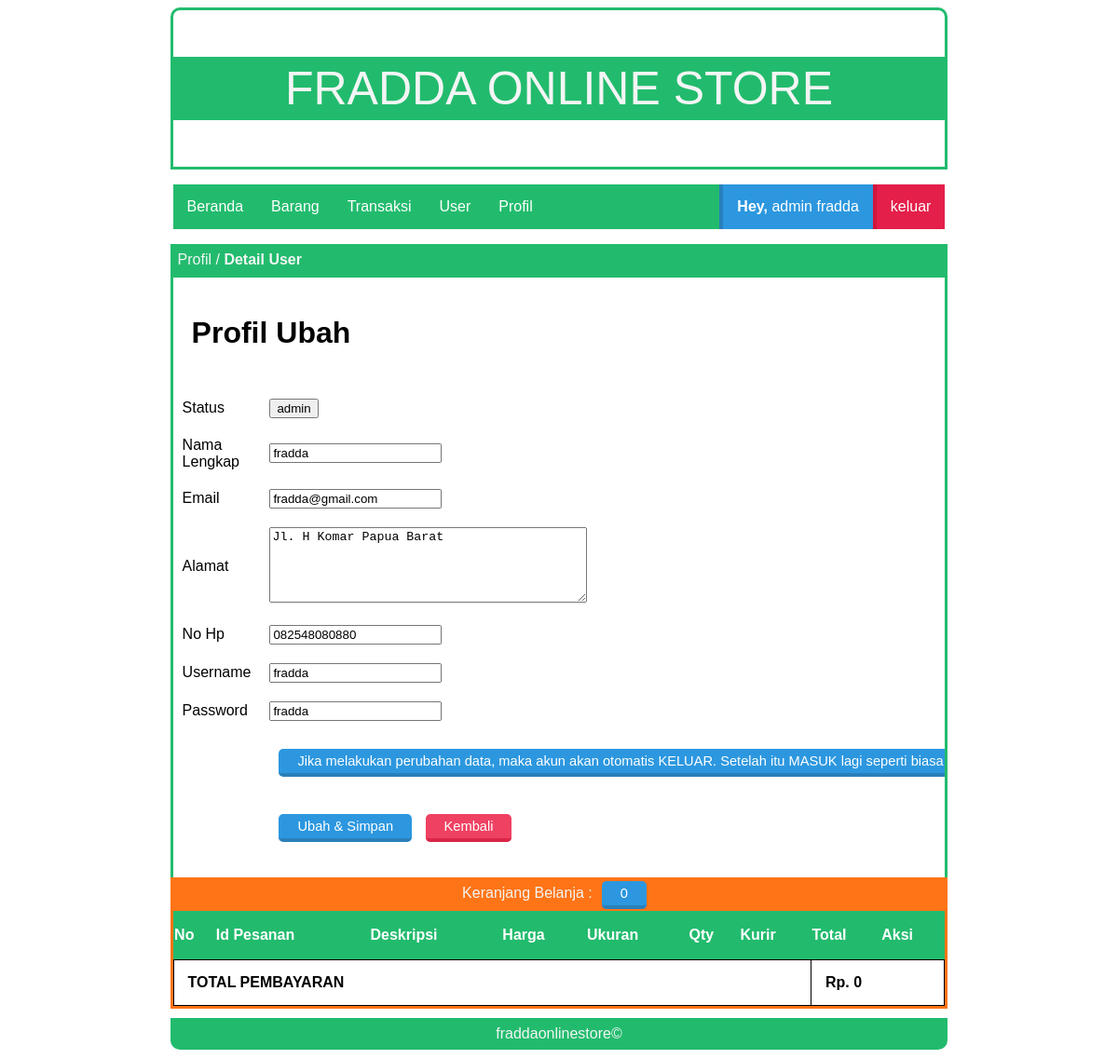
The page /fraddaonlinestore/index.php?page=profilad_ubah (signed in) on the database its author committed.
### tables this page shows
CREATE TABLE `tbl_users` (
  `id_user` int(100) NOT NULL,
  `nama_lengkap` varchar(30) NOT NULL,
  `email` varchar(30) NOT NULL,
  `username` varchar(6) NOT NULL,
  `password` varchar(6) NOT NULL,
  `alamat` varchar(50) NOT NULL,
  `no_hp` text NOT NULL,
  `title` varchar(10) NOT NULL
);

### fraddaonlinestore/page/admin/profil/profil_ubah.php (the view, shortened to what this page needs)
<div class="box-title">
    <p>Profil / <b>Detail User</b></p>
</div>
<div id="box">
  <h1>Profil Ubah</h1>
  <?php
  include 'lib/koneksi.php';
  $user = $_SESSION['username'];
  $ambiluser = $conn->prepare("SELECT * FROM tbl_users WHERE username =:user");
  $ambiluser->bindparam(':user', $user);
  $ambiluser->execute();
  $data = $ambiluser->fetch(PDO::FETCH_OBJ);
   ?>
  <form name="ubah" action="?page=profilad_ubahpro" method="post" enctype="multipart/form-data">
  <table class="article">
    <tr>
      <td>Status</td>
      <td>
        <input type="button" value="<?php echo $data->title; ?>">
      </td>
    </tr>
    <tr>
      <td>Nama Lengkap</td>
      <td>
        <input type="text" name="nama_lengkap" value="<?php echo $data->nama_lengkap; ?>" required>
      </td>
    </tr>
    <tr>
      <td>Email</td>
      <td>
        <input type="text" name="email" value="<?php echo $data->email; ?>" required>
      </td>
    </tr>
    <tr>
      <td>Alamat</td>
      <td>
        <textarea name="alamat" rows="5" cols="40" required><?php echo $data->alamat; ?></textarea>
      </td>
    </tr>
    <tr>
      <td>No Hp</td>
      <td>
        <input type="text" name="no_hp" value="<?php echo $data->no_hp; ?>" required>
      </td>
    </tr>
    <tr>
      <td>Username</td>
      <td>
        <input type="text" name="username" maxlength="6" value="<?php echo $data->username; ?>" required>
      </td>
    </tr>
    <tr>
      <td>Password</td>
      <td>
        <input type="text" name="password" maxlength="6" value="<?php echo $data->password; ?>" required>
      </td>
    </tr>
    <tr>
      <td></td>
      <td>
        <input class="tombol-biru" type="button" value="Jika melakukan perubahan data, maka akun akan otomatis KELUAR. Setelah itu MASUK lagi seperti biasa">
      </td>
    </tr>
    <tr>
      <td></td>
      <td>
        <input class="tombol-biru" type="submit" name="ubah" value="Ubah & Simpan">
        <a class="tombol-merah" href="?page=profilad">Kembali</a>
      </td>
    </tr>
  </table>
  </form>
  <br>
</div>

### fraddaonlinestore/style.css (style rules this page uses)
.box-title { background: #22bb6d; width: 70%; height: 30px; margin: auto; border: 3px solid #22bb6d; }
.box-title p { color: #f3f5f4; margin: 5px 5px; font-family: sans-serif; }
#box { border-bottom: 0px; border-left: 3px solid #22bb6d; border-right: 3px solid #22bb6d; width: 70%; margin: auto; min-height: 200px; overflow: hidden; }
table.article { border-collapse: collapse; border: 0px; width: 100%; }
.article td { border: 0px; padding: 10px; }
#box p,h1,h2,table,tr,td,img { font-family: sans-serif; padding: 20px; text-align: justify; }
.tombol-biru { background:#2C97DF; color:white; border-top:0; border-left:0; border-right:0; border-bottom:4px solid #2A80B9; border-radius: 5px; padding:5px 20px; text-decoration:none; font-family:sans-serif; font-size:11pt; margin:10px; }
.tombol-merah { background:#ef4162; color:white; border-top:0; border-left:0; border-right:0; border-bottom:4px solid #da2648; border-radius: 5px; padding:5px 20px; text-decoration:none; font-family:sans-serif; font-size:11pt; }

### rows shown on the page
tbl_users: title "admin", nama_lengkap "fradda", email "fradda@gmail.com", alamat "Jl. H Komar Papua Barat", no_hp "082548080880", username "fradda", password "fradda"

### other values the page prints
$title "admin"
$user "fradda"
$count "0"
$jumlah "0"
